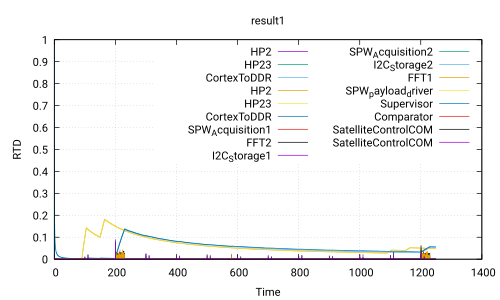

This figure's gnuplot source:
 set title 'result1'
 set ylabel 'RTD'
 set xlabel 'Time'
 set grid
 set term pdf
 set output 'Use_case_DoubleCamera_Safety.ATIPPIC.executable200.0_60.0.pdf'
 plot 'Use_case_DoubleCamera_Safety.ATIPPIC.executable200.0_60.0.csv' using 1:2 with lines title 'HP2','Use_case_DoubleCamera_Safety.ATIPPIC.executable200.0_60.0.csv' using 1:3 with lines title 'HP23','Use_case_DoubleCamera_Safety.ATIPPIC.executable200.0_60.0.csv' using 1:4 with lines title 'CortexToDDR','Use_case_DoubleCamera_Safety.ATIPPIC.executable200.0_60.0.csv' using 1:5 with lines title 'HP2','Use_case_DoubleCamera_Safety.ATIPPIC.executable200.0_60.0.csv' using 1:6 with lines title 'HP23','Use_case_DoubleCamera_Safety.ATIPPIC.executable200.0_60.0.csv' using 1:7 with lines title 'CortexToDDR','Use_case_DoubleCamera_Safety.ATIPPIC.executable200.0_60.0.csv' using 1:8 with lines title 'SPW_Acquisition1','Use_case_DoubleCamera_Safety.ATIPPIC.executable200.0_60.0.csv' using 1:9 with lines title 'FFT2','Use_case_DoubleCamera_Safety.ATIPPIC.executable200.0_60.0.csv' using 1:10 with lines title 'I2C_Storage1','Use_case_DoubleCamera_Safety.ATIPPIC.executable200.0_60.0.csv' using 1:11 with lines title 'SPW_Acquisition2','Use_case_DoubleCamera_Safety.ATIPPIC.executable200.0_60.0.csv' using 1:12 with lines title 'I2C_Storage2','Use_case_DoubleCamera_Safety.ATIPPIC.executable200.0_60.0.csv' using 1:13 with lines title 'FFT1','Use_case_DoubleCamera_Safety.ATIPPIC.executable200.0_60.0.csv' using 1:14 with lines title 'SPW_payload_driver','Use_case_DoubleCamera_Safety.ATIPPIC.executable200.0_60.0.csv' using 1:15 with lines title 'Supervisor','Use_case_DoubleCamera_Safety.ATIPPIC.executable200.0_60.0.csv' using 1:16 with lines title 'Comparator','Use_case_DoubleCamera_Safety.ATIPPIC.executable200.0_60.0.csv' using 1:17 with lines title 'SatelliteControlCOM','Use_case_DoubleCamera_Safety.ATIPPIC.executable200.0_60.0.csv' using 1:18 with lines title 'SatelliteControlCOM'
